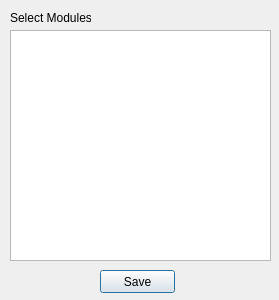
<?xml version="1.0" encoding="UTF-8"?>
<ui version="4.0">
 <class>module</class>
 <widget class="QDialog" name="module">
  <property name="geometry">
   <rect>
    <x>0</x>
    <y>0</y>
    <width>279</width>
    <height>300</height>
   </rect>
  </property>
  <property name="windowTitle">
   <string>Module Selection</string>
  </property>
  <widget class="QPushButton" name="saveModules">
   <property name="geometry">
    <rect>
     <x>100</x>
     <y>270</y>
     <width>75</width>
     <height>23</height>
    </rect>
   </property>
   <property name="text">
    <string>Save</string>
   </property>
  </widget>
  <widget class="QLabel" name="label">
   <property name="geometry">
    <rect>
     <x>10</x>
     <y>10</y>
     <width>81</width>
     <height>16</height>
    </rect>
   </property>
   <property name="text">
    <string>Select Modules</string>
   </property>
  </widget>
  <widget class="QListWidget" name="listWidget">
   <property name="geometry">
    <rect>
     <x>10</x>
     <y>30</y>
     <width>261</width>
     <height>231</height>
    </rect>
   </property>
  </widget>
 </widget>
 <resources/>
 <connections/>
</ui>
